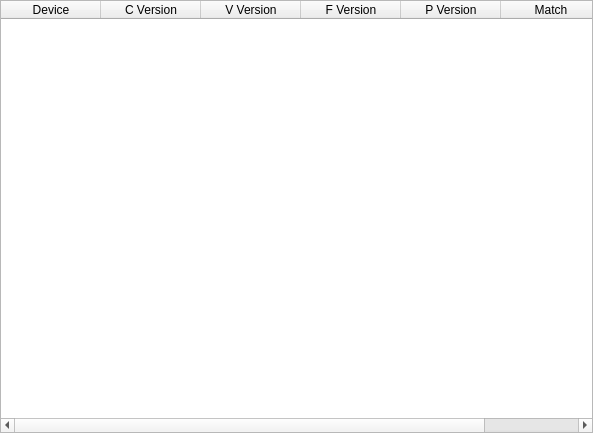
<?xml version="1.0" encoding="UTF-8"?>
<ui version="4.0">
 <class>InfoDialog</class>
 <widget class="QDialog" name="InfoDialog">
  <property name="geometry">
   <rect>
    <x>0</x>
    <y>0</y>
    <width>593</width>
    <height>433</height>
   </rect>
  </property>
  <property name="windowTitle">
   <string>Dialog</string>
  </property>
  <layout class="QVBoxLayout" name="verticalLayout">
   <property name="leftMargin">
    <number>0</number>
   </property>
   <property name="topMargin">
    <number>0</number>
   </property>
   <property name="rightMargin">
    <number>0</number>
   </property>
   <property name="bottomMargin">
    <number>0</number>
   </property>
   <item>
    <widget class="QTableWidget" name="table_Info">
     <column>
      <property name="text">
       <string>Device</string>
      </property>
     </column>
     <column>
      <property name="text">
       <string>C Version</string>
      </property>
     </column>
     <column>
      <property name="text">
       <string>V Version</string>
      </property>
     </column>
     <column>
      <property name="text">
       <string>F Version</string>
      </property>
     </column>
     <column>
      <property name="text">
       <string>P Version</string>
      </property>
     </column>
     <column>
      <property name="text">
       <string>Match</string>
      </property>
     </column>
    </widget>
   </item>
  </layout>
 </widget>
 <resources/>
 <connections/>
</ui>
